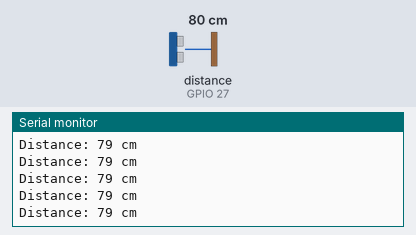
This sketch was run on a simulated ESP32. Parts: the last lines printed to the serial monitor. Wiring (inferred from the names in the program): ultrasonic range finder: trigger GPIO 26; echo GPIO 27. Inputs (shaded band) come from the test bench; at power-on: distance to the obstacle (sensor on GPIO 27) 80 cm. The echo pulse lasts 58.3 µs per cm.

Above: at 1.2 s.
1.3 s: distance to the obstacle (sensor on GPIO 27) set to 2 cm
At 2.2 s:
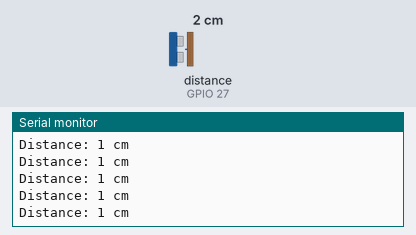
4.3 s: distance to the obstacle (sensor on GPIO 27) set to 18 cm
At 5.1 s:
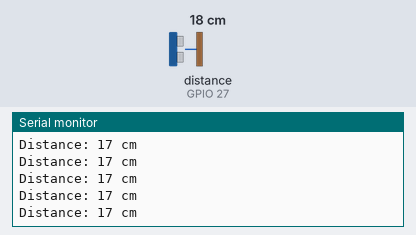
7.3 s: distance to the obstacle (sensor on GPIO 27) set to 4 cm
At 8.3 s:
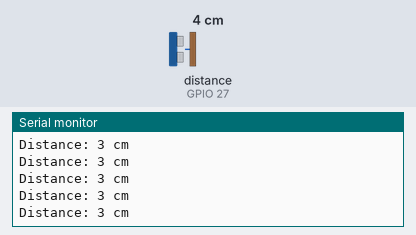
10.3 s: distance to the obstacle (sensor on GPIO 27) set to 35 cm
At 11.0 s:
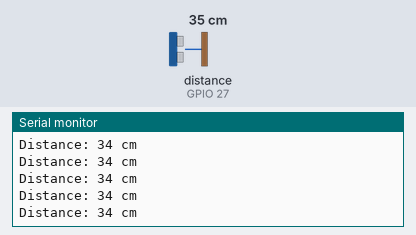
13.3 s: distance to the obstacle (sensor on GPIO 27) set to 9 cm
At 13.8 s:
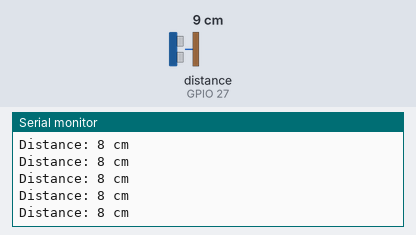
16.3 s: distance to the obstacle (sensor on GPIO 27) set to 120 cm
At 17.3 s:
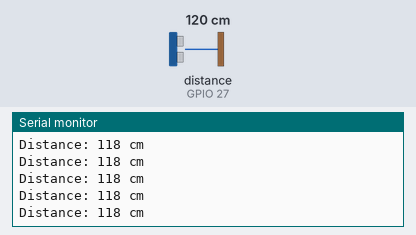
Timing chart, 0 to 19.3 s (numbered marks = the images above; inputs shaded):
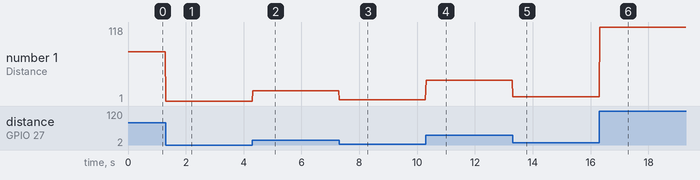

The sketch:

ultrasonic-test.ino
```cpp
//Based on: https://create.arduino.cc/projecthub/abdularbi17/ultrasonic-sensor-hc-sr04-with-arduino-tutorial-327ff6

// defines pins numbers
const int trigPin = 26;
const int echoPin = 27;

// defines variables
long duration;
int distance;

void setup() {
  pinMode(trigPin, OUTPUT);
  pinMode(echoPin, INPUT);
  Serial.begin(9600);
}

void loop() {
  int distance;

  distance = getUltasonicDistance();
  // Prints the distance on the Serial Monitor
  Serial.print("Distance: ");Serial.print(distance);Serial.println(" cm");
}

int getUltasonicDistance(){
  long duration;
  int distance;

  // Clears the trigger
  digitalWrite(trigPin, LOW);
  delayMicroseconds(2);

  // Sets the trigger into the HIGH state for 10 milli seconds
  digitalWrite(trigPin, HIGH);
  delayMicroseconds(10);
  digitalWrite(trigPin, LOW);

  // Reads the echo pin which is returning the sound wave travel time in milli seconds
  duration = pulseIn(echoPin, HIGH);

  // Calculating the distance
  distance = duration*0.034/2;

  return distance;
}
```

Measured:
- after the input at 1.3 s, the serial monitor: prints a new line at once (image 1)
- after the input at 4.3 s, the serial monitor: prints a new line at once (image 2)
- after the input at 7.3 s, the serial monitor: prints a new line at once (image 3)
- after the input at 10.3 s, the serial monitor: prints a new line at once (image 4)
- after the input at 13.3 s, the serial monitor: prints a new line at once (image 5)
- after the input at 16.3 s, the serial monitor: prints a new line at once (image 6)
- plotted number 1: 79 → 1 after the input at 1.3 s, 1 → 17 after the input at 4.3 s, 17 → 3 after the input at 7.3 s, 3 → 34 after the input at 10.3 s, 34 → 8 after the input at 13.3 s
